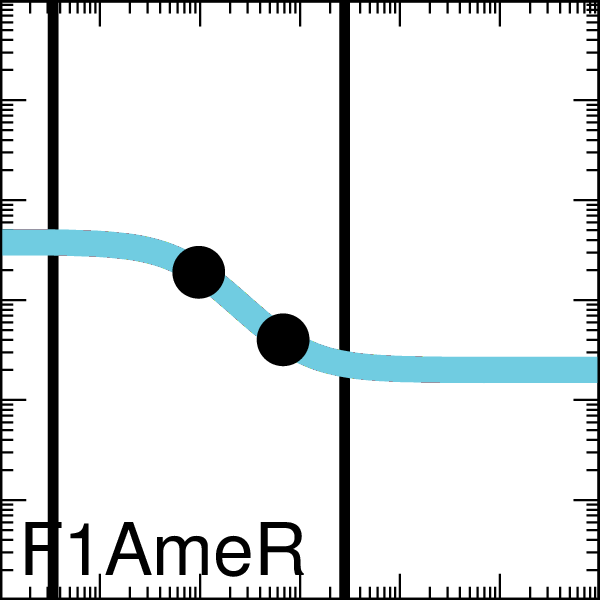

This chart was generated by the following gnuplot code:

set output "SimAnnealing_1-alu_A000_xfer_model_F1_AmeR.eps"
set terminal postscript eps enhanced color "Helvetica, 35" size 2,2
set logscale x
set logscale y
set lmargin screen 0.0
set rmargin screen 1.0
set tmargin screen 1.0
set bmargin screen 0.0
set size ratio 1.0
set border linewidth 2
set tics scale 2
set mxtics 10
set mytics 10
set key bottom left
set key samplen -1
set xrange [0.001:1000.0]
set yrange [0.001:1000.0]
set format y "10^{%L}"    
set format x "10^{%L}"    
set format x ""    
set xlabel '10101010'
set arrow from 0.0034,0.001 to 0.0034,1000.0 nohead lw 10 lt 2 lc rgb '#000000'
set arrow from 2.8,0.001 to 2.8,1000.0 nohead lw 10 lt 2 lc rgb '#000000'
ymin = 0.2
ymax = 3.8
K = 0.09
n = 1.4
set dummy x

plot ymin+(ymax-ymin)/(1.0+(x/K)**n) lw 25 lc rgb '#6FCDE1' title 'F1AmeR',\
 "<echo '1 2'" using (0.097441924):(1.9000000041461786)  with points pt 7 ps 4 lc rgb 'black' notitle,\
 "<echo '1 2'" using (0.680980375):(0.39999999991903756)  with points pt 7 ps 4 lc rgb 'black' notitle
